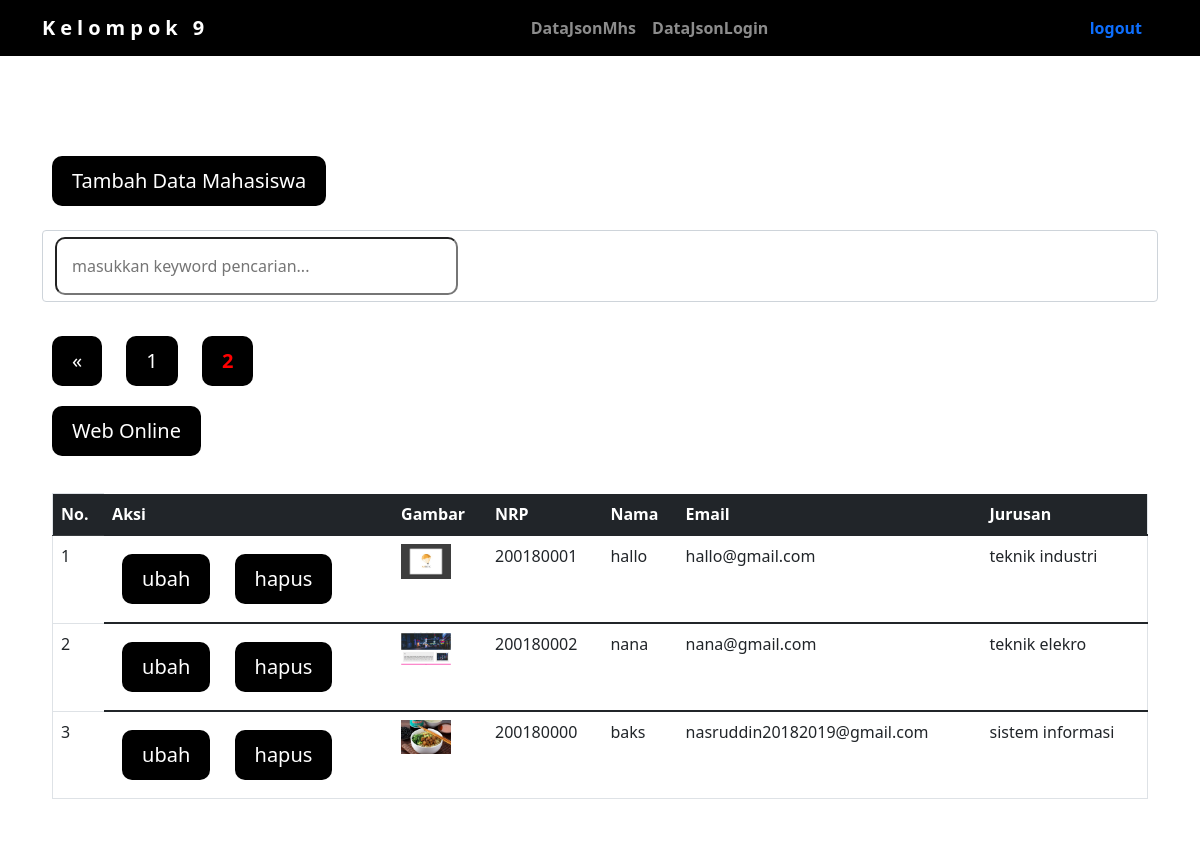
The page /index.php?halaman=2 (signed in) on the database its author committed.
### tables this page shows
CREATE TABLE `mahasiswa` (
  `id` int(5) NOT NULL,
  `nrp` int(9) NOT NULL,
  `nama` varchar(100) NOT NULL,
  `email` varchar(100) NOT NULL,
  `jurusan` varchar(50) NOT NULL,
  `gambar` varchar(255) NOT NULL
);

### functions.php (called while the page is built, shortened)
<?php
    $conn = mysqli_connect("localhost", "root", "", "app_mhs");
function query($query) {
    global $conn;
    $result = mysqli_query( $conn, $query);
    $rows = [];
    while( $row = mysqli_fetch_assoc($result) ) {
        $rows[] = $row;
    }
    return $rows;
}
?>

### index.php (the view, shortened to what this page needs)
<?php
    require 'functions.php';
    $jumlahDataPerHalaman = 5;
    $jumlahData = count(query("SELECT * FROM mahasiswa ORDER BY id DESC"));
    $jumlahHalaman = ceil($jumlahData / $jumlahDataPerHalaman);
    $halamanAktif = ( isset($_GET["halaman"]) ) ? $_GET["halaman"] : 1;
    $awalData = ($jumlahDataPerHalaman * $halamanAktif) - $jumlahDataPerHalaman;
    $mahasiswa = query("SELECT * FROM mahasiswa LIMIT $awalData, $jumlahDataPerHalaman");
?>
<!DOCTYPE html>
<html lang="en">
<head>
    <link href="https://cdn.jsdelivr.net/npm/bootstrap@5.1.3/dist/css/bootstrap.min.css" rel="stylesheet">
    <link rel="stylesheet" href="css/style.css">
</head>
<body>
        <nav class="navbar navbar-expand-lg navbar-dark bg-nav">
            <div class="container">
                <a class="navbar-brand" href="index.php">Kelompok 9</a>
                <div class="collapse navbar-collapse" id="navbarNavAltMarkup">
                <div class="navbar-nav mx-auto">
                    <a class="nav-link" href="data.json.php">DataJsonMhs</a>
                    <a class="nav-link" href="data.json.login.php">DataJsonLogin</a>
                </div>
                <a class="nav-link " href="logout.php">logout</a>
                </div>
            </div>
        </nav>
        <div class="container">
        <h1 class="text">Daftar Mahasiswa</h1>
        <a class="btn my-4" href="tambah.php">Tambah Data Mahasiswa</a>
        <form class="form-control" action="" method="POST">
            <input class="form" type="text" name="keyword" size="35" autofocus placeholder="masukkan keyword pencarian..." autocomplete="off" id="keyword">
        </form>
        <br>
        <?php if ( $halamanAktif > 1 ) : ?>
            <a class="btn" href="?halaman=<?= $halamanAktif - 1; ?>">&laquo;</a>
        <?php endif; ?>
        <?php for($i = 1; $i <= $jumlahHalaman; $i++) : ?>
            <?php if( $i == $halamanAktif ) : ?>
                <a class="btn" href="?halaman=<?= $i; ?>" style="font-weight: bold; color: red;"><?= $i; ?></a>
                <?php else : ?>
                    <a class="btn" href="?halaman=<?= $i; ?>"><?= $i; ?></a>
            <?php endif; ?>
        <?php endfor; ?>
        <br>
        <a class="btn" href="https://github.com/NasDev07/Crud-Mahasiswa" target="_black">Web Online</a>
        <div class="table table-responsive my-3" id="container">
            <table class="table" border="1" cellpadding="10" cellspacing="0">
                <tr class="table table-dark">
                    <th>No.</th>
                    <th>Aksi</th>
                    <th>Gambar</th>
                    <th>NRP</th>
                    <th>Nama</th>
                    <th>Email</th>
                    <th>Jurusan</th>
                </tr>
                <?php $i = 1; ?>
                <?php foreach( $mahasiswa as $row ): ?>
                <tr class="table">
                    <td><?php echo $i; ?></td>
                    <td>
                        <a type="button" class="btn" href="ubah.php?id=<?= $row["id"]; ?>">ubah</a>
                        <a type="button" class="btn" href="hapus.php?id=<?= $row["id"]; ?>" onclick="return confirm('yakin? data di hapus');">hapus</a>
                    </td>
                    <td>
                        <img src="gambar/<?php echo $row["gambar"]; ?>" width="50" alt="">
                    </td>
                    <td><?php echo $row["nrp"]; ?></td>
                    <td><?php echo $row["nama"]; ?></td>
                    <td><?php echo $row["email"]; ?></td>
                    <td><?php echo $row["jurusan"]; ?></td>
                </tr>
                <?php $i++; ?>
                <?php endforeach; ?>
            </table>
        </div>
    </div>
</body>
</html>

### css/style.css (style rules this page uses)
:root { scroll-behavior: smooth; }
body { background-image: url("https://buat.web.id/wp-content/uploads/2020/08/bubble-animated-background.svg"); }
.bg-nav { background-color: #000000; color: #ffffff; font-weight: bold; }
.navbar-brand { color: #ffffff; letter-spacing: 5px; }
.text { color: #ffffff; text-align: center; margin: 20px; font-size: 30px; font-weight: bold; }
.btn { background-color: #000000; color: #ffffff; border: none; padding: 10px 20px; font-size: 20px; cursor: pointer; margin: 10px; border-radius: 10px; }
.form { background-color: #ffffff; padding: 15px; border-radius: 10px; }
.table { background-color: #ffffff; padding: 10px; border-radius: 10px; }

### rows shown on the page
mahasiswa: gambar (picture), nrp "200180001", nama "hallo", email "hallo@gmail.com", jurusan "teknik industri"
mahasiswa: gambar (picture), nrp "200180002", nama "nana", email "nana@gmail.com", jurusan "teknik elekro"
mahasiswa: gambar (picture), nrp "200180000", nama "baks", email "nasruddin20182019@gmail.com", jurusan "sistem informasi"
